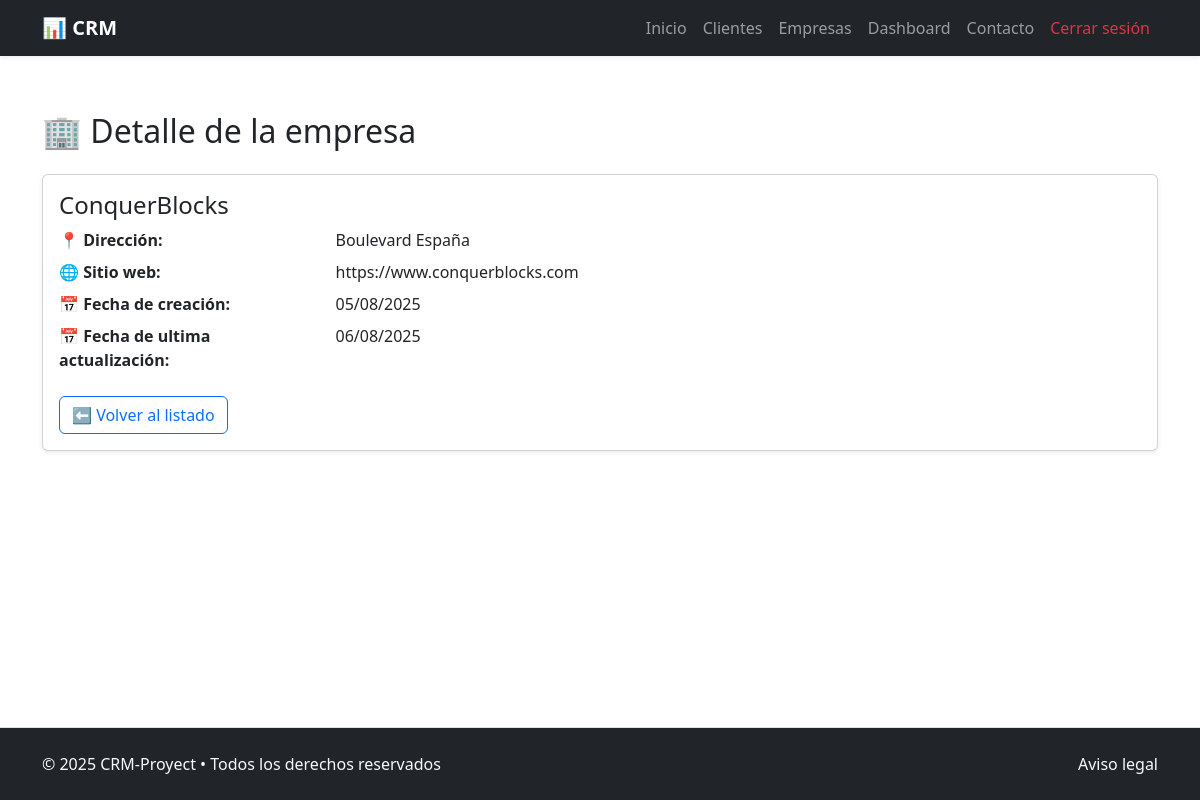
Page /company/1/ (signed in) on the committed database.
### crm_app/models.py (models this page shows, shortened)
class Company(models.Model):
    name = models.CharField(max_length=255, unique=True) #Nombre empresa
    address = models.TextField(blank=True, null=True) #Dirección de empresa
    website = models.URLField(blank=True, null=True) #Sitio web de empresa
    created_at = models.DateTimeField(auto_now_add=True) #Fecha de creación
    updated_at = models.DateTimeField(auto_now=True) #Fecha de ultima actualización

### crm_app/views.py (the view)
# urls.py: path("company/<pk>/", CompanyDetailView.as_view(), name="company_detail"),
@method_decorator(login_required, name='dispatch')
class CompanyDetailView(DetailView):
    model = Company
    template_name = '../templates/companies/company_detail.html'
    context_object_name = 'company'

### crm_project/templates/companies/company_detail.html (shortened to what this page needs)
{% extends "general/layout.html" %}
{% block page_content %}
<div class="container my-5">
    <h2 class="mb-4">🏢 Detalle de la empresa</h2>
    <div class="card shadow-sm">
        <div class="card-body">
            <h4 class="card-title">{{ company.name|default_if_none:"Sin nombre" }}</h4>
            <dl class="row">
                <dt class="col-sm-3">📍 Dirección:</dt>
                <dd class="col-sm-9">{{ company.address|default_if_none:"No especificado" }}</dd>
                <dt class="col-sm-3">🌐 Sitio web:</dt>
                <dd class="col-sm-9">{{ company.website|default_if_none:"No especificado" }}</dd>
                <dt class="col-sm-3">📅 Fecha de creación:</dt>
                <dd class="col-sm-9">{{ company.created_at|date:"d/m/Y" }}</dd>
                <dt class="col-sm-3">📅 Fecha de ultima actualización:</dt>
                <dd class="col-sm-9">{{ company.updated_at|date:"d/m/Y" }}</dd>
            </dl>
            <div class="mt-4">
                <a href="{% url 'company_list' %}" class="btn btn-outline-primary">⬅️ Volver al listado</a>
            </div>
        </div>
    </div>
</div>
{% endblock %}

### rows in the picture
Company: name "ConquerBlocks", address "Boulevard España", website "https://www.conquerblocks.com", created_at "05/08/2025", updated_at "06/08/2025"
